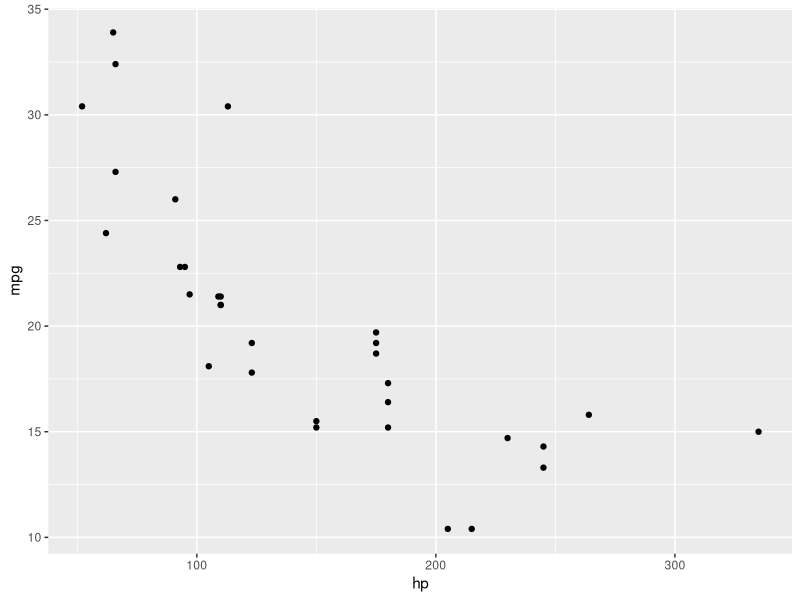
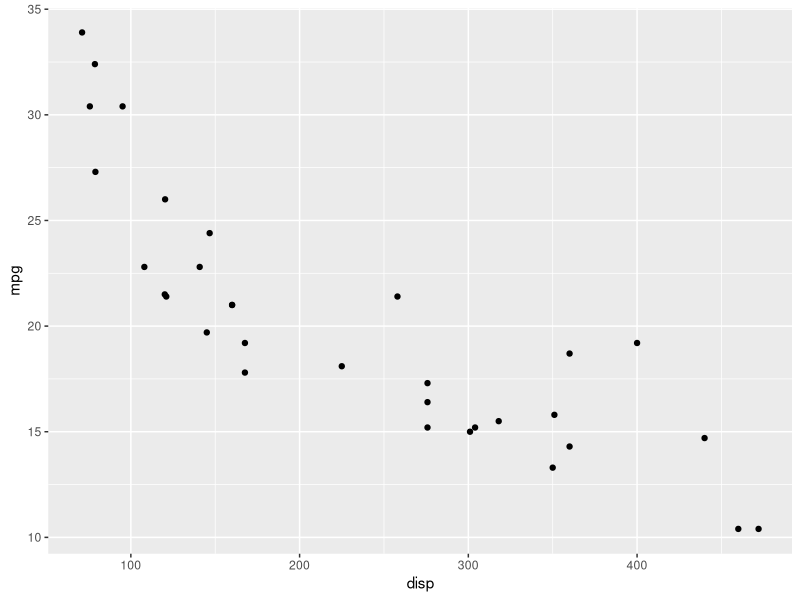
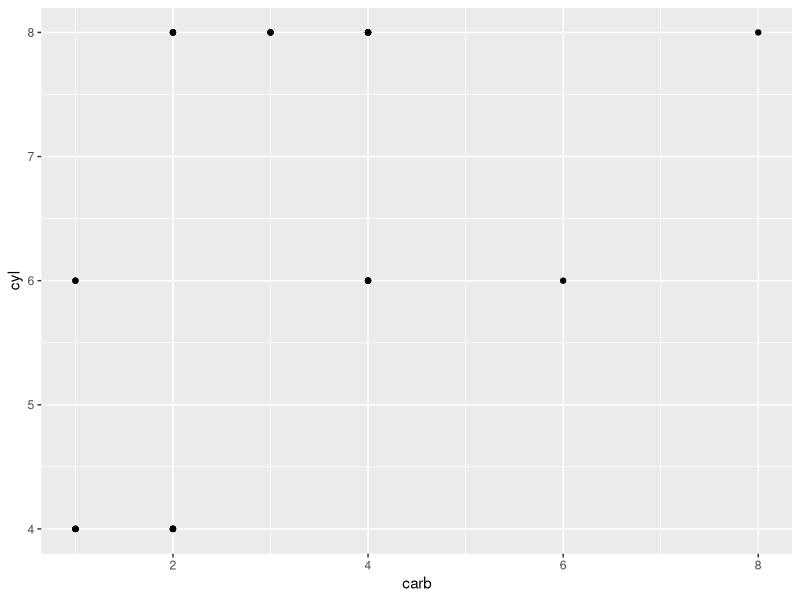
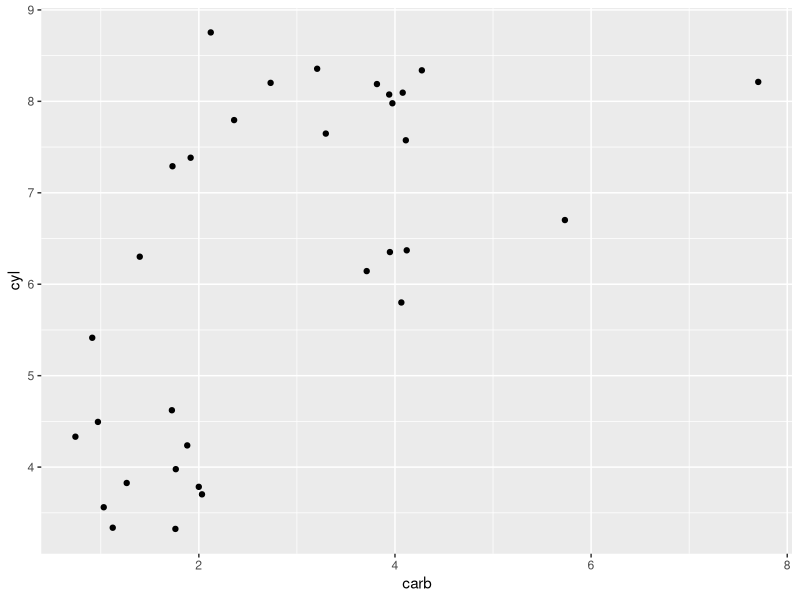
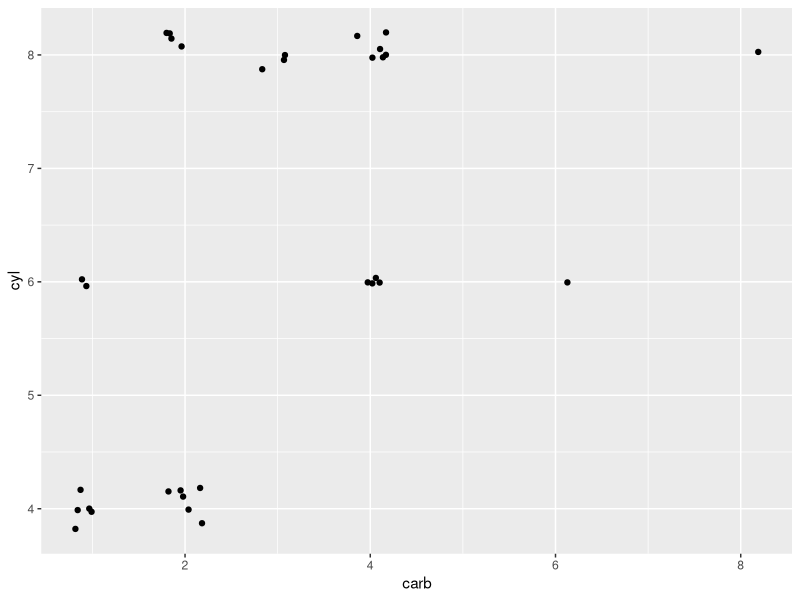
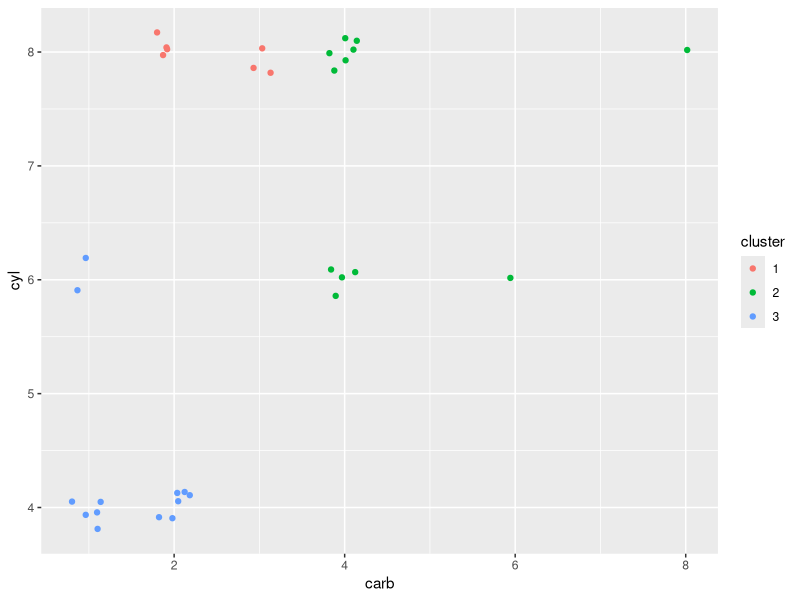
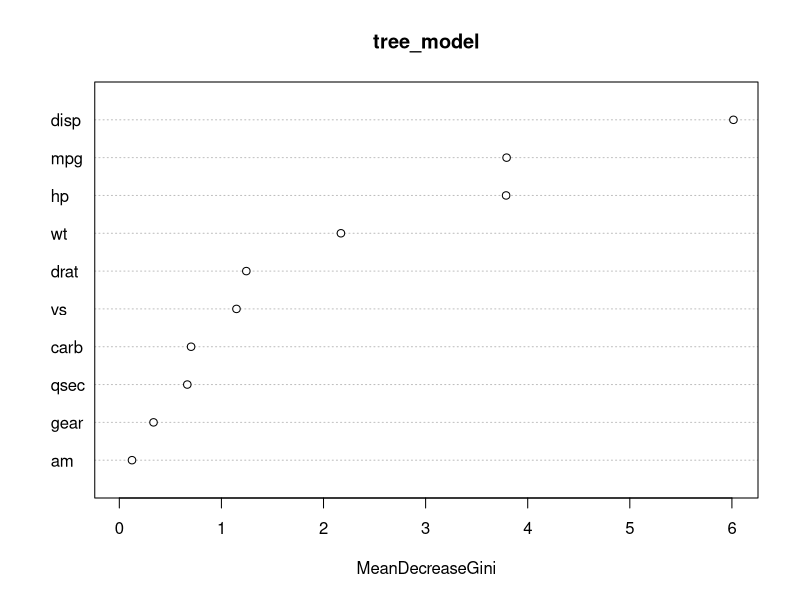

The R script that drew these images, in order:
library(tidyverse)

mtcars
?mtcars

# let's look at the relationship between mpg and other variables. Start by plotting

ggplot(data = mtcars) + geom_point(mapping = aes(x = hp, y = mpg))

ggplot(data = mtcars) + geom_point(mapping = aes(x = disp, y = mpg))

# displacement and horsepower seem likely to be related to MPG

# lm is linear model (regresion). the format is lm ( Y ~ x)

regression <- lm(data = mtcars, mpg ~ disp)
regression
summary(regression)

# AIC and BIC are measures of model fit. Lower is better

AIC(regression)
BIC(regression)

# if this doesn't all show up for you, try options(verbose = TRUE)

# Now let's consider more than one independent variable

regression2 <- lm(data = mtcars, mpg ~ disp + hp)
regression2
summary(regression2)

AIC(regression2)
BIC(regression2)
# both of these are very minor improvements over the first regression


cor(mtcars$hp, mtcars$disp)

cor(mtcars$disp, mtcars$carb)

regression3 <- lm(data = mtcars, mpg ~ disp + carb)
regression3
summary(regression3)

# Interaction terms: what if carb has a different effect on mpg depending on the value of disp?

regression4 <- lm(data = mtcars, mpg ~ disp * carb)
regression4
summary(regression4)


regression5 <- lm(data = mtcars, mpg ~ .) # . means all variables
regression5
summary(regression5)

AIC(regression5)
BIC(regression5)


ggplot(data = mtcars) + geom_point(mapping = aes(x = carb, y = cyl))
# that looks weird. let's try jitter
ggplot(data = mtcars) + geom_jitter(mapping = aes(x = carb, y = cyl))

# don't forget you can customize the jitter amount
ggplot(data = mtcars) + geom_jitter(mapping = aes(x = carb, y = cyl), width = 0.2, height = 0.2)

# Seems like there are a few different types of cars that have different configurations

# K-Means Clustering

clusters <- kmeans(mtcars %>% select(cyl, carb), 3)

mtcars$cluster <- as.factor(clusters$cluster)
mtcars$name <- rownames(mtcars)

# tibbles / dplyr don't like rownames. if you have rownames and want to keep them, make them a real column

# Let's visualize

ggplot(data = mtcars) + geom_jitter(aes(x = carb, y = cyl, color = cluster),
                                    width = 0.2, height = 0.2)

View(mtcars %>% arrange(cluster))

# If you know something about cars, maybe you can label these clusters as types of cars,
# or different countries of origin, or price, or whatever

# As often happens in statistics, this domain knowledge matters a lot for interpreting results

# If you have a project that you know nothing about, you should either consult with an expert
# or get ready to learn about that topic yourself


# Random forest for classification

rm(mtcars) # getting rid of that cluster and rowname stuff

library(randomForest)
set.seed(12)

?randomForest

mtcars$cyl <- as.factor(mtcars$cyl)

tree_model <- randomForest(cyl ~ . , data = mtcars)

varImpPlot(tree_model)

tree_pred <- predict(tree_model, mtcars)

mtcars_pred <- as.tibble(cbind(rownames(mtcars), mtcars$cyl, tree_pred))

# So what does this mean?
